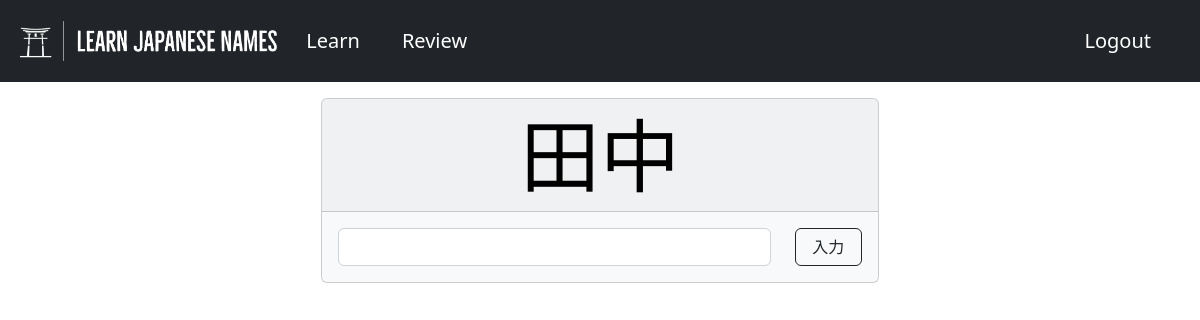
The page /learn/ (signed in) on the database as committed earlier.
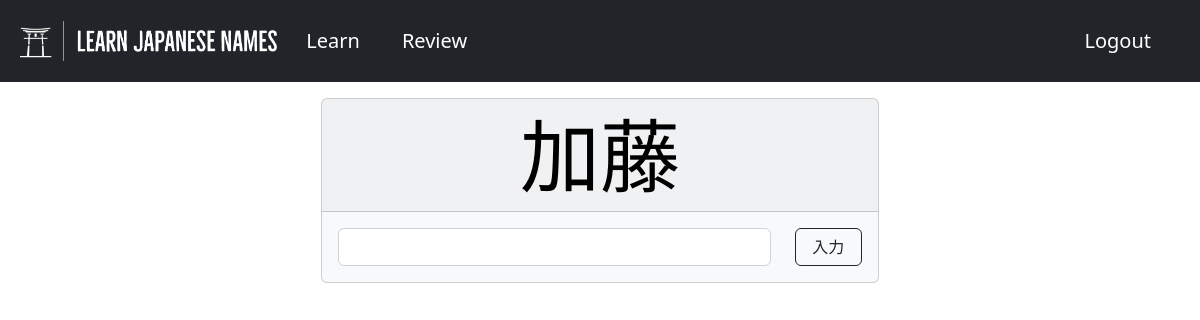
The same page on the database as committed later.
### flashcards/models.py (models this page shows, shortened)
class Flashcard(models.Model):
    kanji = models.CharField(max_length=10)
    hiragana = models.CharField(max_length=100)
    surname = models.BooleanField(default=False)
    story = models.TextField()
    image = models.CharField(max_length=20)

### flashcards/views.py (the view, shortened to what this page needs)
# urls.py: path("learn/", views.learn_dashboard, name="learn"),
@login_required(login_url="/login")
def learn_dashboard(request):
    form = FlashcardForm(request.POST or None)
    if not Deck.objects.filter(user=request.user):
        user_deck = Deck(user=request.user)
        user_deck.save()
    else:
        user_deck = Deck.objects.filter(user=request.user).first()
    try:
        flashcard = Flashcard.objects.exclude(deck=user_deck.id).order_by("id").first()
    except:
        flashcard = Flashcard.objects.get(id=1)
    return render(
        request,
        "flashcards/learn_dashboard.html",
        {"flashcard": flashcard, "form": form},
    )

### flashcards/forms.py
class FlashcardForm(forms.Form):
    user_response = forms.CharField(
        max_length=10, label="", widget=forms.TextInput(attrs={"class": "form-control"})
    )

### flashcards/templates/flashcards/learn_dashboard.html (shortened to what this page needs)
{% extends 'flashcards/base.html' %}
{% block content %}
<div class="container">
{% if flashcard %}
  <div class="vstack gap-3 justify-content-center align-items-center">
      <div class="card text-black bg-light mt-3" style="width: 50%;">
        <div class="card-header display-1 text-center">{{ flashcard.kanji }}</div>
        <div class="card-body">
          <form method="POST" action="{% url 'learn' %}" autocomplete="off" novalidate>
            <div class="row">
              <div class="col-10">
                {{ form.user_response }}
              </div>
              <div class="col-2">
                <button type="submit" class="btn btn-outline-dark" style="width: 100%;">入力</button>
              </div>
          </div>
          </form>
        </div>
      </div>
  </div>
{% endif %}
</div>
{% endblock %}

Rows that differ between the two databases and show on the page:
removed Flashcard: kanji "田中"
added Flashcard: kanji "加藤"
